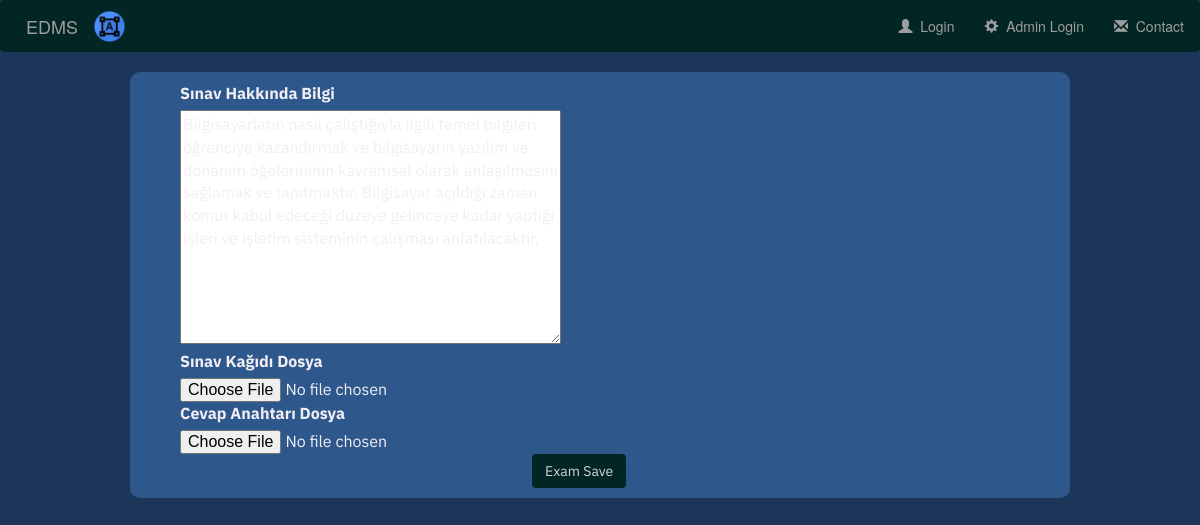
The app's page /exam/1/update, older data.
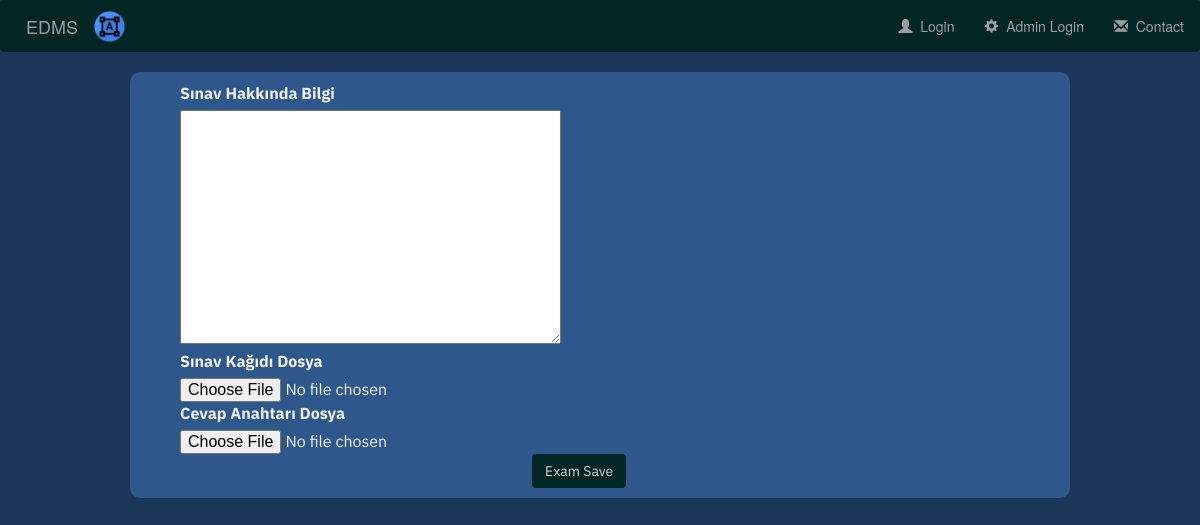
The same page, newer data.
### edms/models.py (models this page shows, shortened)
class Exam(models.Model):
    lesson = models.ForeignKey(
        Lesson,
        on_delete=models.CASCADE
    )
    exam_type = models.CharField(
        verbose_name=_('Sınav Türü'), max_length=50, blank=True, null=True
    )
    exam_information = models.TextField(
        verbose_name=_('Sınav Hakkında Bilgi'),
        max_length=500, blank=True, null=True
    )
    exam_file = models.FileField(
        verbose_name=_('Sınav Kağıdı Dosya'), blank=True, null=True,
        upload_to=other_directory_path, validators=[validate_file_extension]
    )
    exam_answer_file = models.FileField(
        verbose_name=_('Cevap Anahtarı Dosya'), blank=True, null=True,
        upload_to=other_directory_path, validators=[validate_file_extension]
    )
    class Meta:
        verbose_name = 'Exam'
        verbose_name_plural = 'Exam'

### edms/views.py (the view)
# urls.py: path('exam/<int:pk>/update', ExamUpdateView.as_view(), name='exam-update'),
class ExamUpdateView(SuccessMessageMixin, UpdateView):
    model = Exam
    template_name = 'edms/exam/update.html'
    fields = ['exam_information', 'exam_file', 'exam_answer_file']
    success_url = "/lessons"
    success_message = 'Exam successfully saved!!!!'
    def update(self, request, *args, **kwargs):
        messages.success(self.request, self.success_message)
        return super(ExamUpdateView, self).update(request, *args, **kwargs)

### Mudek/templates/edms/exam/update.html (shortened to what this page needs)
{% extends 'base.html' %}
{% load crispy_forms_tags %}
{% block body %}
    <div class="container">
        <div class="thumbnail1">
                <div class="updateform">
                    <form method="POST" enctype="multipart/form-data">
                        {{ form|crispy }}
                        <input class="btn btn-update" type="submit" value="Exam Save">
                    </form>
            </div>
        </div>
    </div>
{% endblock %}

Row changes from the older to the newer data that the page shows:
changed Exam: exam_information "Bilgisayarların nasıl çalıştığıyla ilgili temel bilgileri öğrenciye kazandırmak ve bilgisayarın yazılım ve donanım öğelerininin kavramsal olarak anlaşılmasını sağlamak ve tanıtmaktır. Bilgisayar açıldığı zaman komut kabul edeceği düzeye gelinceye kadar yaptığı işleri ve işletim sisteminin çalışması anlatılacaktır." → (not shown)
